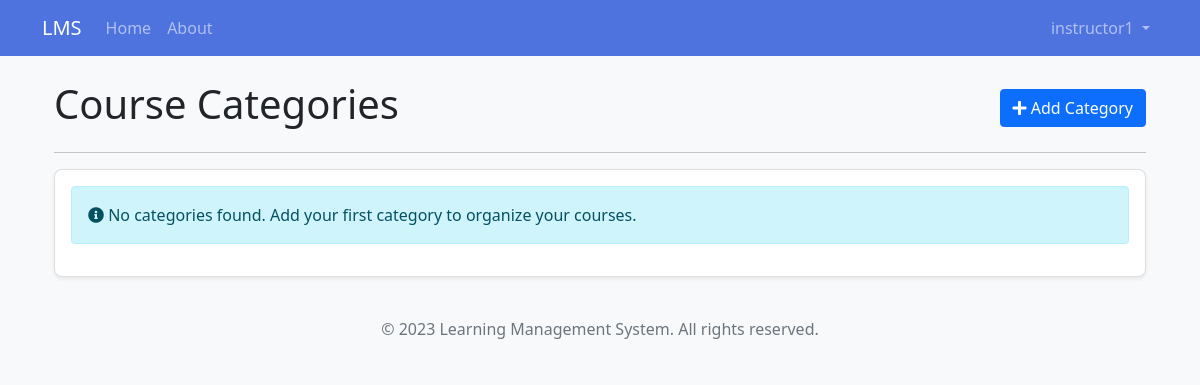
The app's page /instructor/categories (signed in), older data.
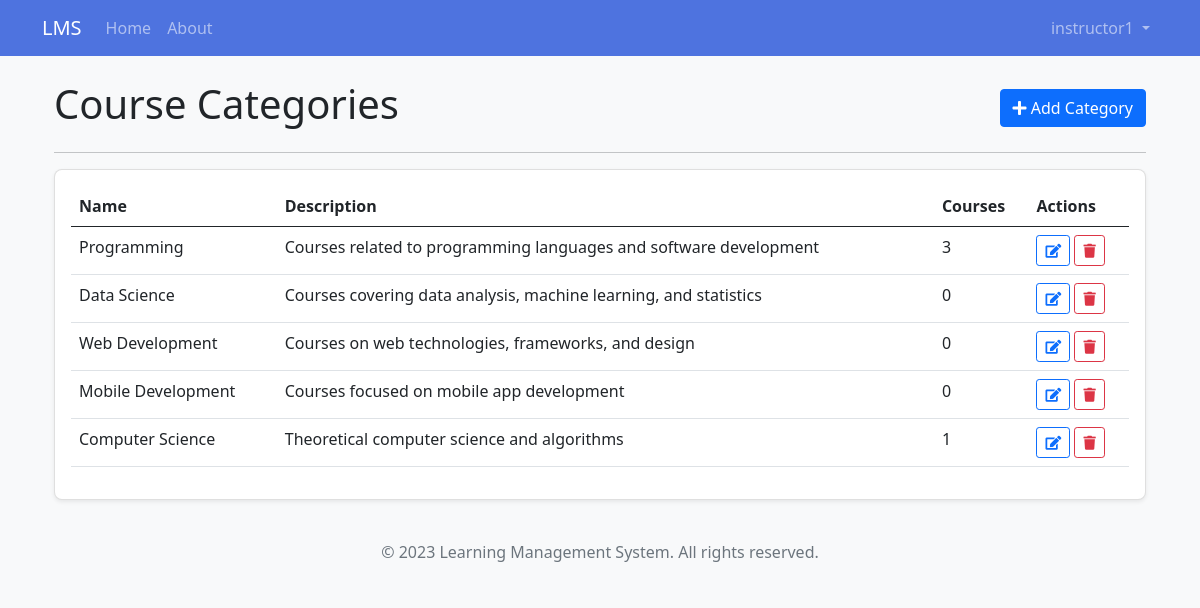
The same page, newer data.
### app/models/user.py (models this page shows, shortened)
class User(db.Model, UserMixin):
    id = db.Column(db.Integer, primary_key=True)
    username = db.Column(db.String(50), unique=True, nullable=False)
    email = db.Column(db.String(120), unique=True, nullable=False)
    password = db.Column(db.String(60), nullable=False)
    first_name = db.Column(db.String(50), nullable=False)
    last_name = db.Column(db.String(50), nullable=False)
    role = db.Column(db.String(20), nullable=False)
    created_at = db.Column(db.DateTime, default=datetime.utcnow)
    courses_teaching = db.relationship(
        'Course', backref='instructor', lazy=True)
    enrollments = db.relationship('Enrollment', backref='student', lazy=True)
    parent_of = db.relationship('ParentStudent',
                                foreign_keys='ParentStudent.parent_id',
                                backref='parent', lazy=True)

class CourseCategory(db.Model):
    id = db.Column(db.Integer, primary_key=True)
    name = db.Column(db.String(50), nullable=False, unique=True)
    description = db.Column(db.Text, nullable=True)
    courses = db.relationship('Course', backref='category', lazy=True)

### app/routes/instructor.py (the view)
@instructor.route('/categories', methods=['GET'])
@login_required
@instructor_required
def categories():
    categories = CourseCategory.query.all()
    return render_template('instructor/categories.html', categories=categories)

### app/models/user.py (called while the page is built)
@login_manager.user_loader
def load_user(user_id):
    return User.query.get(int(user_id))

### app/routes/instructor.py (called while the page is built)
def instructor_required(f):
    @wraps(f)
    def decorated_function(*args, **kwargs):
        if not current_user.is_authenticated or current_user.role != UserRole.INSTRUCTOR:
            flash('You do not have permission to access this page.', 'danger')
            return redirect(url_for('main.index'))
        return f(*args, **kwargs)
    return decorated_function

### app/templates/instructor/categories.html (shortened to what this page needs)
{% extends "base.html" %}
{% block content %}
<div class="container mt-4">
    <div class="d-flex justify-content-between align-items-center mb-3">
        <h1>Course Categories</h1>
        <button type="button" class="btn btn-primary" data-bs-toggle="modal" data-bs-target="#addCategoryModal">
            <i class="fas fa-plus"></i> Add Category
        </button>
    </div>
    <hr>
    <div class="row">
        <div class="col-md-12">
            <div class="card">
                <div class="card-body">
                    {% if categories %}
                        <div class="table-responsive">
                            <table class="table table-hover">
                                <thead>
                                    <tr>
                                        <th>Name</th>
                                        <th>Description</th>
                                        <th>Courses</th>
                                        <th>Actions</th>
                                    </tr>
                                </thead>
                                <tbody>
                                    {% for category in categories %}
                                        <tr>
                                            <td>{{ category.name }}</td>
                                            <td>{{ category.description or '-' }}</td>
                                            <td>{{ category.courses|length }}</td>
                                            <td>
                                                <button type="button" class="btn btn-sm btn-outline-primary edit-category"
                                                        data-id="{{ category.id }}"
                                                        data-name="{{ category.name }}"
                                                        data-description="{{ category.description or '' }}"
                                                        data-bs-toggle="modal" data-bs-target="#editCategoryModal">
                                                    <i class="fas fa-edit"></i>
                                                </button>
                                                <button type="button" class="btn btn-sm btn-outline-danger"
                                                        data-bs-toggle="modal" data-bs-target="#deleteCategoryModal"
                                                        data-id="{{ category.id }}"
                                                        data-name="{{ category.name }}">
                                                    <i class="fas fa-trash"></i>
                                                </button>
                                            </td>
                                        </tr>
                                    {% endfor %}
                                </tbody>
                            </table>
                        </div>
                    {% else %}
                        <div class="alert alert-info">
                            <i class="fas fa-info-circle"></i> No categories found. Add your first category to organize your courses.
                        </div>
                    {% endif %}
                </div>
            </div>
        </div>
    </div>
</div>
{% endblock %}

### app/templates/base.html (shortened to what this page needs)
<!DOCTYPE html>
<html lang="en">
<head>
    <link href="https://cdn.jsdelivr.net/npm/bootstrap@5.1.0/dist/css/bootstrap.min.css" rel="stylesheet">
    <link rel="stylesheet" href="https://cdnjs.cloudflare.com/ajax/libs/font-awesome/5.15.4/css/all.min.css">
    <link rel="stylesheet" href="{{ url_for('static', filename='css/style.css') }}">
</head>
<body>
    <nav class="navbar navbar-expand-lg navbar-dark bg-primary">
        <div class="container">
            <a class="navbar-brand" href="{{ url_for('main.index') }}">LMS</a>
            <div class="collapse navbar-collapse" id="navbarNav">
                <ul class="navbar-nav me-auto">
                    <li class="nav-item">
                        <a class="nav-link" href="{{ url_for('main.index') }}">Home</a>
                    </li>
                    <li class="nav-item">
                        <a class="nav-link" href="{{ url_for('main.about') }}">About</a>
                    </li>
                </ul>
                <ul class="navbar-nav">
                    {% if current_user.is_authenticated %}
                        <li class="nav-item dropdown">
                            <a class="nav-link dropdown-toggle" href="#" id="navbarDropdown" role="button" data-bs-toggle="dropdown" aria-expanded="false">
                                {{ current_user.username }}
                            </a>
                        </li>
                    {% endif %}
                </ul>
            </div>
        </div>
    </nav>
    <div class="container mt-4">
        {% block content %}{% endblock %}
    </div>
    <footer class="footer mt-auto py-3 bg-light">
        <div class="container text-center">
            <span class="text-muted">&copy; 2023 Learning Management System. All rights reserved.</span>
        </div>
    </footer>
</body>
</html>

### app/static/css/style.css (style rules this page uses)
body { font-family: 'Segoe UI', Tahoma, Geneva, Verdana, sans-serif; background-color: #f8f9fa; }
.card { border-radius: 0.5rem; box-shadow: 0 0.125rem 0.25rem rgba(0, 0, 0, 0.075); margin-bottom: 1.5rem; }
.navbar-dark.bg-primary { background-color: #4e73df !important; }
.footer { position: relative; margin-top: 2rem; }

Row changes from the older to the newer data that the page shows:
added CourseCategory: name "Programming", description "Courses related to programming languages and software development", courses|length "3"
added CourseCategory: name "Data Science", description "Courses covering data analysis, machine learning, and statistics", courses|length "0"
added CourseCategory: name "Web Development", description "Courses on web technologies, frameworks, and design", courses|length "0"
added CourseCategory: name "Mobile Development", description "Courses focused on mobile app development", courses|length "0"
added CourseCategory: name "Computer Science", description "Theoretical computer science and algorithms", courses|length "1"
Text that changed along with them:
text no longer shown: "No categories found. Add your first category to organize your courses."
text now shown: "Name Description Courses Actions"
